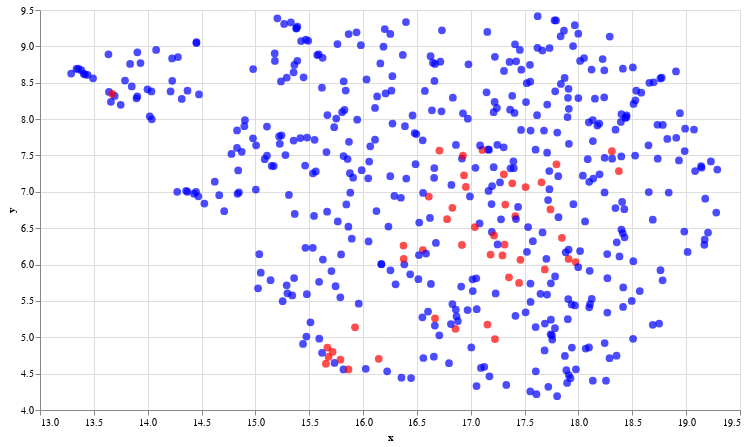

Notebook source saved alongside this figure:
### Code cell
# Prepare the data to plot and interactive visualization
# using Altair
df_explore = pd.DataFrame(data={'text': distilled_texts, 'groups':text_search})
df_explore['x'] = umap_embeds[:,0]
df_explore['y'] = umap_embeds[:,1]

# Plot
chart = alt.Chart(df_explore).mark_circle(size=60).encode(
    x=alt.X('x',scale=alt.Scale(zero=False)),
    y=alt.Y('y',scale=alt.Scale(zero=False)),
    tooltip=['text'],
    color=alt.condition(alt.datum.groups == True, alt.value('red'),alt.value('blue'))
).properties(
    width=700,
    height=400
)
chart.interactive()

### Figure 1 — Vega-Lite specification as saved in the notebook (floating-point values rounded to 4 significant figures; data arrays with more than 128 entries replaced by an {"elided": "..."} marker saying what was removed)
{"config": {"view": {"continuousWidth": 400, "continuousHeight": 300}}, "data": {"name": "data-593bfcee7e5a44f20eb2814fad79fb11"}, "mark": {"type": "circle", "size": 60}, "encoding": {"color": {"condition": {"value": "red", "test": "(datum.groups === true)"}, "value": "blue"}, "tooltip": [{"field": "text", "type": "nominal"}], "x": {"field": "x", "scale": {"zero": false}, "type": "quantitative"}, "y": {"field": "y", "scale": {"zero": false}, "type": "quantitative"}}, "height": 400, "selection": {"selector008": {"type": "interval", "bind": "scales", "encodings": ["x", "y"]}}, "width": 700, "$schema": "https://vega.github.io/schema/vega-lite/v4.17.0.json", "datasets": {"data-593bfcee7e5a44f20eb2814fad79fb11": {"elided": "500 records"}}}
